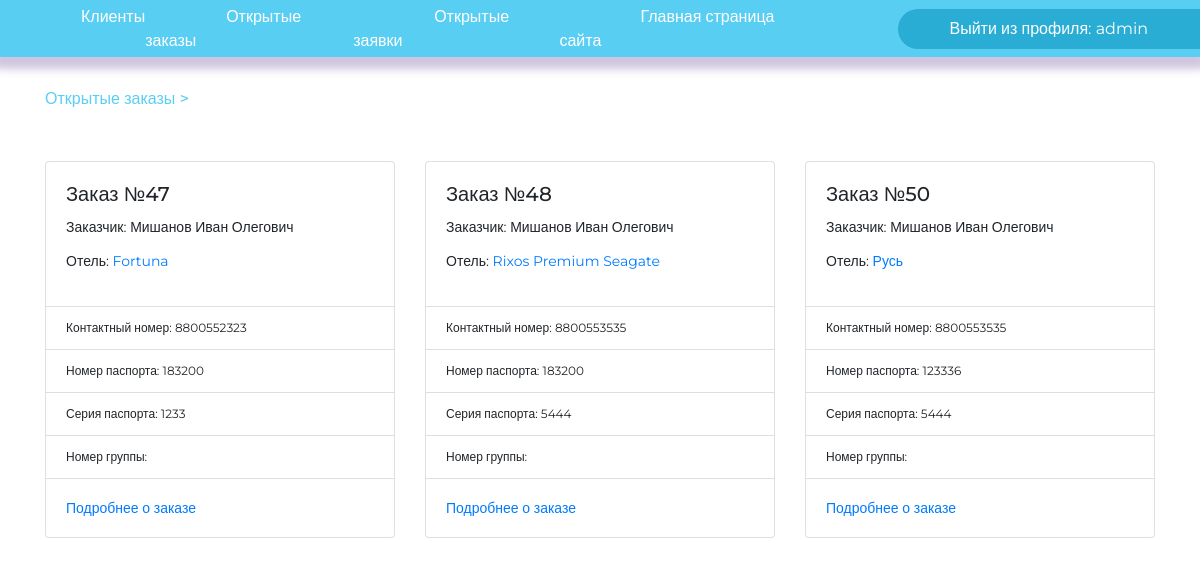
Page /agent/ (signed in) on the earlier database version.
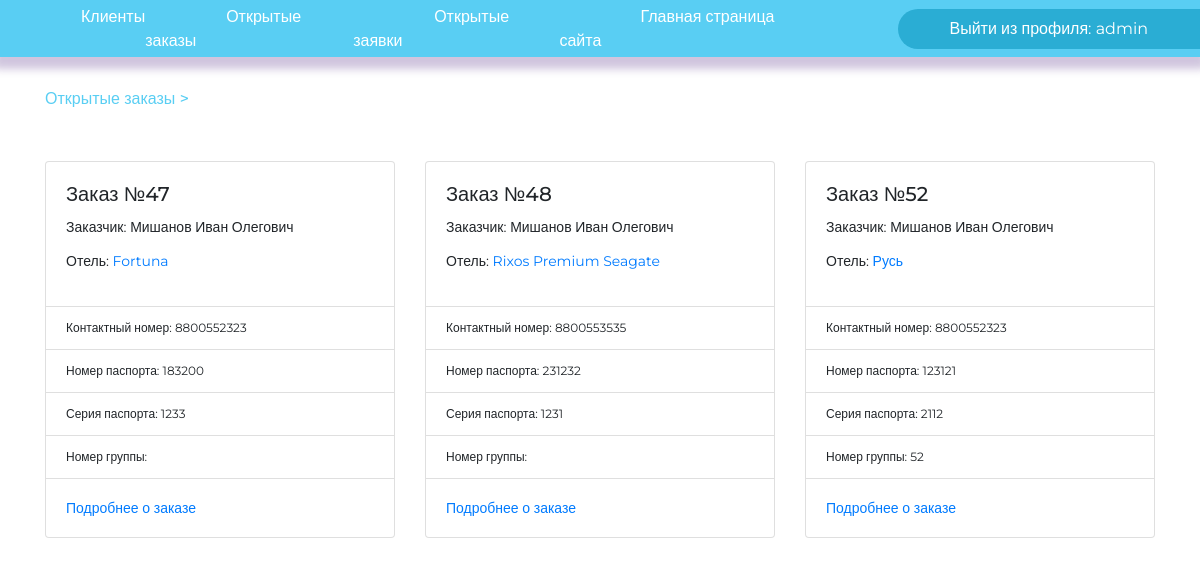
Same page on the later database version.
### djangoApp/models.py (models this page shows, shortened)
class Contract(models.Model):
    client_id = models.ForeignKey(Client, on_delete=models.CASCADE)
    hotel_id = models.ForeignKey(Hotel, on_delete=models.CASCADE)
    group_id = models.ForeignKey(
        GroupClient, on_delete=models.CASCADE, blank=True, null=True)
    sell_date = models.DateField(null=True, blank=True)
    start_date = models.DateField()
    end_date = models.DateField()
    contact_numberRegex = RegexValidator(regex=r'^((8|\+7)[\- ]?)?(\(?\d{3}\)?[\- ]?)?[\d\- ]{7,10}$',
                                         message="Номер телефона введен в неверном формате! Пример: +79261234567, 89261234567, 79261234567, 123-45-67 и т.п.")
    contact_number = models.CharField(
        max_length=13, validators=[contact_numberRegex])

class Client(models.Model):
    surname = models.CharField(max_length=30)
    name = models.CharField(max_length=30)
    patronymic = models.CharField(max_length=30)
    address = models.CharField(max_length=50)
    email = models.CharField(max_length=50)
    pass_and_serial = models.CharField(
        max_length=12, db_index=True, null=True, blank=True)
    pass_number = models.CharField(max_length=6, validators=[
                                   MinLengthValidator(6, 'Длина номера паспорта 6 цифр')])
    pass_serial = models.CharField(max_length=4, validators=[
                                   MinLengthValidator(4, 'Длина серии паспорта 4 цифры')])

class Hotel(models.Model):
    country_id = models.ForeignKey(Country, on_delete=models.CASCADE)
    name = models.CharField(max_length=30)
    town = models.CharField(max_length=30)
    price = models.DecimalField(max_digits=20, decimal_places=2)
    wi_fi = models.CharField(
        choices=(('1', '1'), ('0', '0')), default=0, max_length=30)
    beach = models.CharField(
        choices=(('1', '1'), ('0', '0')), default=0, max_length=30)
    air_conditioning = models.CharField(
        choices=(('1', '1'), ('0', '0')), default=0, max_length=30)
    child = models.CharField(
        choices=(('1', '1'), ('0', '0')), default=0, max_length=30)
    bar = models.CharField(
        choices=(('1', '1'), ('0', '0')), default=0, max_length=30)
    desc = models.TextField(max_length=200)

class GroupClient(models.Model):
    client = models.ManyToManyField(Client, blank=True)

### djangoApp/views.py (the view)
# urls.py: path('agent/', Agent.as_view()),
class Agent(LoginRequiredMixin, ListView):
    redirect_field_name = None
    model = Contract
    template_name = 'agent.html'
    context_object_name = 'contracts'
    def get_queryset(self):
        if self.request.GET.get('id_client'): #Если был произведен поиск заказов связанных с клиентом
            clientId=self.request.GET.get('id_client')
            if GroupClient.objects.filter(client=clientId) or Contract.objects.filter(client_id=clientId).exists(): #Поиск связей в заказах и группах
                contractsGroup=""
                contractsClient=""
                if GroupClient.objects.filter(client=clientId).exists():
                    groups = GroupClient.objects.filter(client=clientId)
                    contractsGroup=Contract.objects.filter(group_id__in=[group.id for group in groups])
                if Contract.objects.filter(client_id=clientId).exists() and not ([contractCl.id for contractCl in Contract.objects.filter(client_id=clientId)] == [contractGr.id for contractGr in contractsGroup]):
                    contractsClient=Contract.objects.filter(client_id=clientId)
                contractRes = list(chain(contractsGroup, contractsClient))
                return contractRes
            else:
               messages.error(self.request, 'Связанные заказы не найдены')
               return Contract.objects.all()
        else:
            return Contract.objects.all() #Обычный сценарий отображения

### djangoApp/templates/agent.html (shortened to what this page needs)
{% extends 'secret_panel.html' %}
{% block  content %}
        <div class="row row-cols-2 row-cols-md-3 g-4">
            {% for contr in contracts %}
            {% include 'order_card.html' %}
            {% endfor %}
        </div>
{% endblock %}

### djangoApp/templates/order_card.html
{% block content %}
    <div class="col">
        <div class="card">
            <div class="card-body">
                <h5 class="card-title">Заказ №{{ contr.id }}</h5>
                <div class="card-text">
                    <p>Заказчик: {{ contr.client_id.surname }} {{ contr.client_id.name }} {{ contr.client_id.patronymic }}</p>
                    <p>Отель: <a href="#">{{ contr.hotel_id.name }}</a></p>
                </div>
            </div>
            <ul class="list-group list-group-flush">
                <li class="list-group-item">Контактный номер: {{ contr.contact_number }}</li>
                <li class="list-group-item">Номер паспорта: {{ contr.client_id.pass_number }}</li>
                <li class="list-group-item">Серия паспорта: {{ contr.client_id.pass_serial }}</li>
                <li class="list-group-item">Номер группы: {{ contr.group_id.id }}</li>
            </ul>
            <div class="card-body">
                <div class="row">
                    <div class="col">
                        <a href="contract/{{contr.id}}/" class="card-link">Подробнее о заказе</a>
                    </div>
                </div>
            </div>
        </div>
    </div>
{% endblock %}

Differences in the rows shown:
removed Contract: id "50", client_id.surname "Мишанов", client_id.name "Иван", client_id.patronymic "Олегович", hotel_id.name "Русь", contact_number "8800553535", client_id.pass_number "123336", client_id.pass_serial "5444"
changed Contract "Rixos Premium Seagate": client_id.pass_number "183200" → "231232"; client_id.pass_serial "5444" → "1231"
added Contract: id "52", client_id.surname "Мишанов", client_id.name "Иван", client_id.patronymic "Олегович", hotel_id.name "Русь", contact_number "8800552323", client_id.pass_number "123121", client_id.pass_serial "2112", group_id.id "52"
